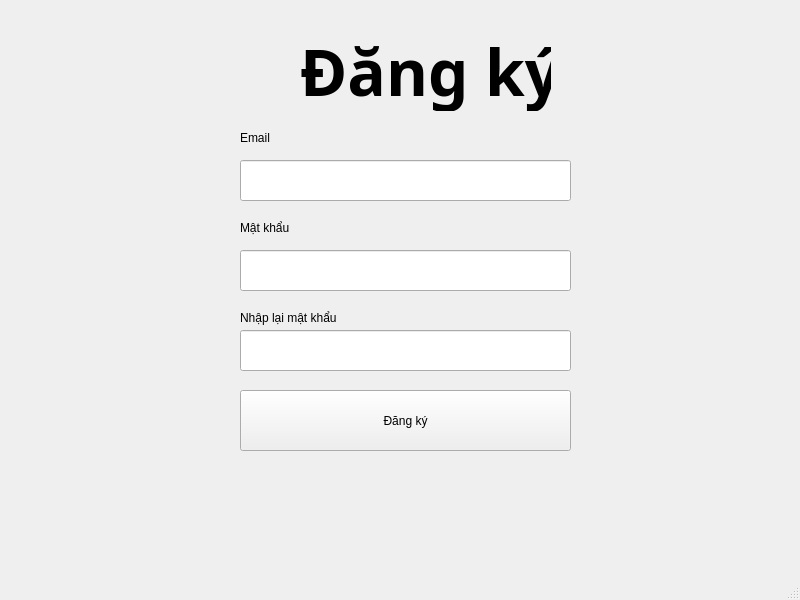
<?xml version="1.0" encoding="UTF-8"?>
<ui version="4.0">
 <class>MainWindow</class>
 <widget class="QMainWindow" name="MainWindow">
  <property name="geometry">
   <rect>
    <x>0</x>
    <y>0</y>
    <width>800</width>
    <height>600</height>
   </rect>
  </property>
  <property name="windowTitle">
   <string>MainWindow</string>
  </property>
  <widget class="QWidget" name="centralwidget">
   <widget class="QLabel" name="label">
    <property name="geometry">
     <rect>
      <x>300</x>
      <y>30</y>
      <width>251</width>
      <height>81</height>
     </rect>
    </property>
    <property name="font">
     <font>
      <family>UTM Avo</family>
      <pointsize>48</pointsize>
      <weight>75</weight>
      <bold>true</bold>
     </font>
    </property>
    <property name="text">
     <string>Đăng ký</string>
    </property>
   </widget>
   <widget class="QLineEdit" name="email">
    <property name="geometry">
     <rect>
      <x>240</x>
      <y>160</y>
      <width>331</width>
      <height>41</height>
     </rect>
    </property>
   </widget>
   <widget class="QLineEdit" name="pass1">
    <property name="geometry">
     <rect>
      <x>240</x>
      <y>250</y>
      <width>331</width>
      <height>41</height>
     </rect>
    </property>
   </widget>
   <widget class="QLabel" name="label_2">
    <property name="geometry">
     <rect>
      <x>240</x>
      <y>130</y>
      <width>60</width>
      <height>16</height>
     </rect>
    </property>
    <property name="text">
     <string>Email</string>
    </property>
   </widget>
   <widget class="QLabel" name="label_3">
    <property name="geometry">
     <rect>
      <x>240</x>
      <y>220</y>
      <width>60</width>
      <height>16</height>
     </rect>
    </property>
    <property name="text">
     <string>Mật khẩu</string>
    </property>
   </widget>
   <widget class="QLabel" name="label_4">
    <property name="geometry">
     <rect>
      <x>240</x>
      <y>310</y>
      <width>141</width>
      <height>16</height>
     </rect>
    </property>
    <property name="text">
     <string>Nhập lại mật khẩu</string>
    </property>
   </widget>
   <widget class="QLineEdit" name="pass2">
    <property name="geometry">
     <rect>
      <x>240</x>
      <y>330</y>
      <width>331</width>
      <height>41</height>
     </rect>
    </property>
   </widget>
   <widget class="QPushButton" name="pushButton">
    <property name="geometry">
     <rect>
      <x>240</x>
      <y>390</y>
      <width>331</width>
      <height>61</height>
     </rect>
    </property>
    <property name="text">
     <string>Đăng ký</string>
    </property>
   </widget>
  </widget>
  <widget class="QMenuBar" name="menubar">
   <property name="geometry">
    <rect>
     <x>0</x>
     <y>0</y>
     <width>800</width>
     <height>24</height>
    </rect>
   </property>
  </widget>
  <widget class="QStatusBar" name="statusbar"/>
 </widget>
 <resources/>
 <connections/>
</ui>
